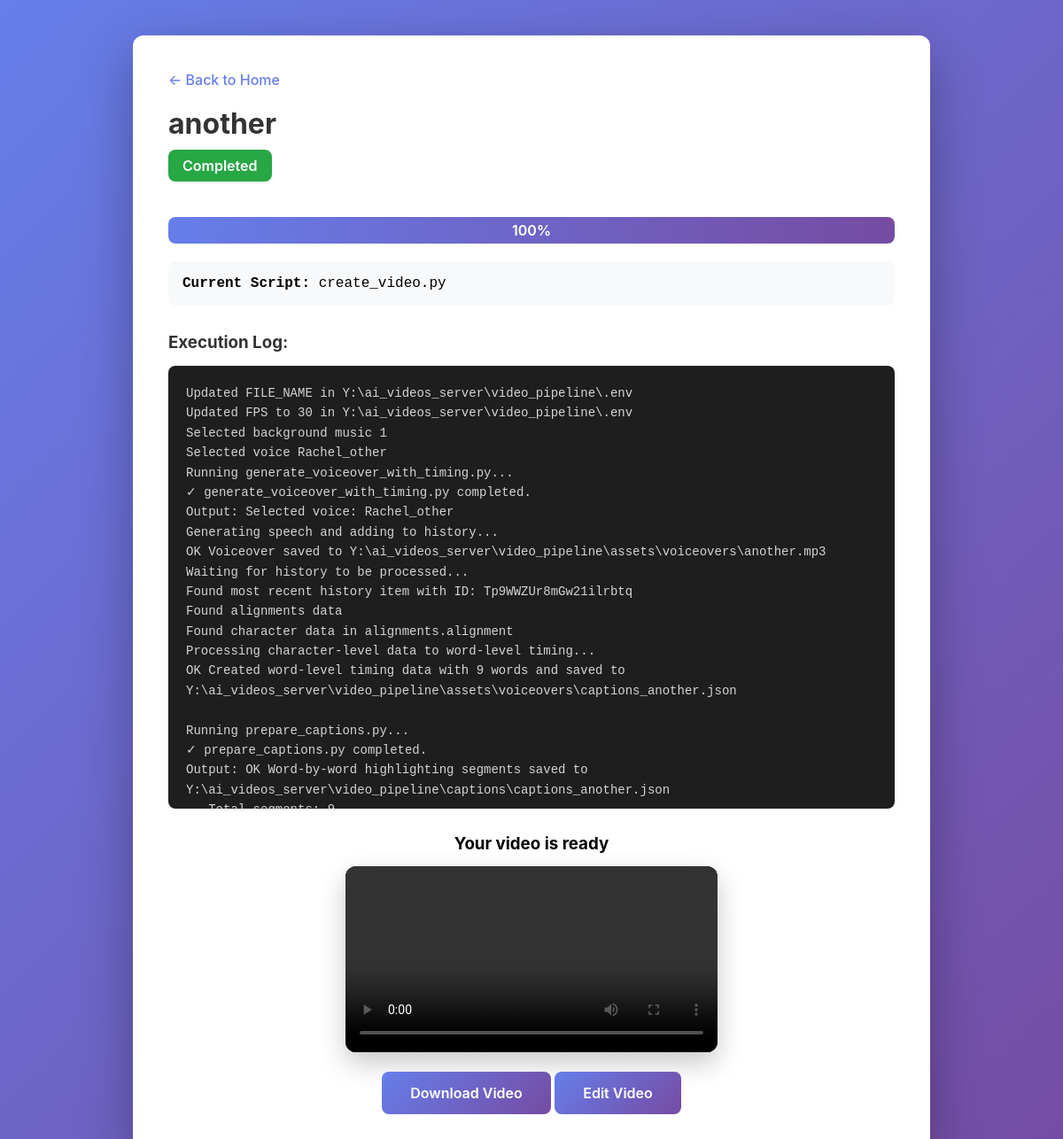
The page /job/30/ on the database its author committed.
### pipeline/models.py (models this page shows, shortened)
class VideoJob(models.Model):
    STATUS_CHOICES = [
        ('pending', 'Pending'),
        ('running', 'Running'),
        ('completed', 'Completed'),
        ('failed', 'Failed'),
    ]
    file_name = models.CharField(max_length=255)
    fps = models.PositiveIntegerField(default=30)
    status = models.CharField(max_length=20, choices=STATUS_CHOICES, default='pending')
    current_script = models.CharField(max_length=255, blank=True)
    progress = models.IntegerField(default=0)
    log = models.TextField(blank=True)
    created_at = models.DateTimeField(default=timezone.now)
    completed_at = models.DateTimeField(null=True, blank=True)
    current_revision = models.PositiveIntegerField(default=0)
    rendered_revision = models.PositiveIntegerField(default=0)
    render_required = models.BooleanField(default=False)
    render_start_script = models.CharField(max_length=80, default="create_video.py")
    music_track = models.CharField(max_length=40, default="1")
    voice_key = models.CharField(max_length=40, default="Rachel_other")

### pipeline/views.py (the view)
# urls.py: path('job/<int:job_id>/', views.job_status, name='job_status'),
def job_status(request, job_id):
    job = get_object_or_404(VideoJob, id=job_id)
    return render(request, "pipeline/status.html", {"job": job})

### pipeline/templates/pipeline/status.html (shortened to what this page needs)
<!DOCTYPE html>
<html lang="en">
<head>
</head>
<body>
    <div class="container">
        <div class="card">
            <a href="{% url 'index' %}" class="back-link">← Back to Home</a>
            <h1>{{ job.file_name }}</h1>
            <div class="status-badge status-{{ job.status }}" id="status-badge">
                <span id="status-text">{{ job.get_status_display }}</span>
            </div>
            <div class="progress-container">
                <div class="progress-bar" id="progress-bar" style="width: {{ job.progress }}%;">
                    <span id="progress-text">{{ job.progress }}%</span>
                </div>
            </div>
            {% if job.current_script %}
            <div class="current-script">
                <strong>Current Script:</strong> <span id="current-script">{{ job.current_script }}</span>
            </div>
            {% endif %}
            <h3 style="margin: 30px 0 15px 0; color: #333;">Execution Log:</h3>
            <div class="log-container" id="log-container">{{ job.log|default:"Waiting to start..." }}</div>
            {% if job.status == 'completed' %}
            <div class="video-preview">
                <h3>Your video is ready</h3>
                <video controls preload="metadata" src="{% url 'watch_video' job.id %}">
                </video>
                <a href="{% url 'download_video' job.id %}" class="download-btn">
                    Download Video
                </a>
                <a href="{% url 'edit_job' job.id %}" class="edit-btn">
                    Edit Video
                </a>
            </div>
            {% endif %}
        </div>
    </div>
</body>
</html>

### pipeline/templates/pipeline/status.html (style rules this page uses)
* { margin: 0; padding: 0; box-sizing: border-box; }
body { font-family: -apple-system, BlinkMacSystemFont, 'Segoe UI', Roboto, Oxygen, Ubuntu, sans-serif; background: linear-gradient(135deg, #667eea 0%, #764ba2 100%); min-height: 100vh; padding: 40px 20px; }
.container { max-width: 900px; margin: 0 auto; }
.card { background: white; border-radius: 12px; padding: 40px; box-shadow: 0 20px 60px rgba(0,0,0,0.3); margin-bottom: 30px; }
h1 { color: #333; margin-bottom: 10px; font-size: 32px; }
.back-link { display: inline-block; color: #667eea; text-decoration: none; margin-bottom: 20px; font-weight: 500; }
.status-badge { display: inline-block; padding: 8px 16px; border-radius: 8px; font-weight: 600; margin-bottom: 20px; }
.status-completed { background: #28a745; color: white; }
.progress-container { background: #e9ecef; border-radius: 8px; height: 30px; margin: 20px 0; overflow: hidden; }
.progress-bar { height: 100%; background: linear-gradient(90deg, #667eea 0%, #764ba2 100%); transition: width 0.5s ease; display: flex; align-items: center; justify-content: center; color: white; font-weight: 600; }
.current-script { background: #f8f9fa; padding: 16px; border-radius: 8px; margin: 20px 0; font-family: 'Courier New', monospace; }
.log-container { background: #1e1e1e; color: #d4d4d4; padding: 20px; border-radius: 8px; max-height: 500px; overflow-y: auto; font-family: 'Courier New', monospace; font-size: 14px; line-height: 1.6; white-space: pre-wrap; }
.download-btn, .retry-btn, .edit-btn { display: inline-block; background: linear-gradient(135deg, #667eea 0%, #764ba2 100%); color: white; padding: 14px 32px; border-radius: 8px; text-decoration: none; font-size: 16px; font-weight: 600; transition: transform 0.2s, box-shadow 0.2s; border: 0; cursor: pointer; }
.video-preview { margin-top: 28px; text-align: center; }
.video-preview video { display: block; width: min(100%, 420px); max-height: 70vh; margin: 14px auto 22px; border-radius: 12px; background: #111; box-shadow: 0 12px 30px rgba(0,0,0,0.22); }

### rows shown on the page
VideoJob: file_name "another", status "Completed", progress "100", current_script "create_video.py", log "Updated FILE_NAME in Y:\\ai_videos_server\\video_pipeline\\.env Updated FPS to 30 in Y:\\ai_videos_server\\video_pipeline\\.env Selected background music 1 Selected voice Rachel_other Running generate_voiceover_with_timing.py... ✓ generate_voiceover_with_timing.py completed. Output: Selected voice: Rachel_other Generating speech and adding to history... OK Voiceover saved to Y:\\ai_videos_server\\video_pipeline\\assets\\voiceovers\\another.mp3 Waiting for history to be processed... Found most recent history item with ID: Tp9WWZUr8mGw21ilrbtq Found alignments data Found character data in alignments.alignment Processing character-level data to word-level timing... OK Created word-level timing data with…"
